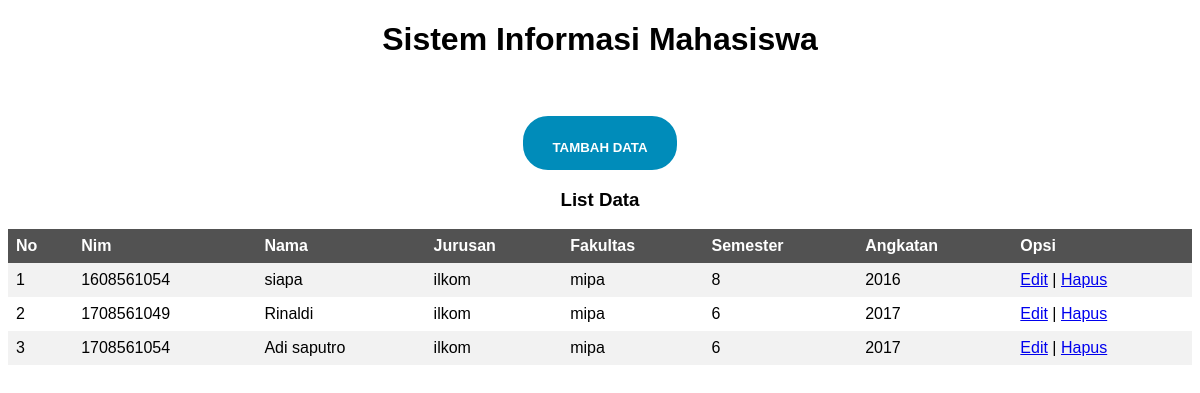
The page / on the database its author committed.
### tables this page shows
CREATE TABLE `datamahasiswa` (
  `ID` int(11) NOT NULL,
  `Nim` varchar(10) NOT NULL,
  `Nama` varchar(50) NOT NULL,
  `Jurusan` varchar(50) NOT NULL,
  `Fakultas` varchar(50) NOT NULL,
  `Semester` int(5) NOT NULL,
  `Angkatan` year(4) NOT NULL
);

### index.php (the view, shortened to what this page needs)
<!DOCTYPE html>
<html>
<head><title> Sistem Informasi Project 1</title>
	<link rel="stylesheet" type="text/css" href="style.css">
</head>
<body>
<div class="judul">
		<h1><b>Sistem Informasi Mahasiswa</b></h1>
</div>
<a class="tombol" href="input.php">
	<div class="button">
		<h5>TAMBAH DATA</h5>
	</div>
</a>
<h3>List Data</h3>
<table border="5">
<tr>
	<th>No</th>
	<th>Nim</th>
	<th>Nama</th>
	<th>Jurusan</th>
	<th>Fakultas</th>
	<th>Semester</th>
	<th>Angkatan</th>
	<th>Opsi</th>
</tr>
    <?php
    include 'koneksi.php';
    $nomor=1;
    $data = mysqli_query($koneksi,"select * from datamahasiswa order by Nim ASC");
		while($d = mysqli_fetch_array($data)){
	?>
	<tr>
		<td><?php echo $nomor++; ?></td>
		<td><?php echo $d ['Nim']; ?></td>
		<td><?php echo $d ['Nama']; ?> </td>
		<td><?php echo $d ['Jurusan']; ?></td>
		<td><?php echo $d ['Fakultas']; ?></td>
		<td><?php echo $d ['Semester'];?></td>
		<td><?php echo $d ['Angkatan'];?></td>
      <td>
      	<a href="edit.php?id=<?php echo $d['ID']; ?>">Edit</a>  |
	 <a href="hapus.php?id=<?php echo $d['ID']; ?>">Hapus</a>
     </td>
    </tr>
    <?php } ?>
</table>
</body>
</html>

### style.css (style rules this page uses)
* { font-family: Arial, Helvetica, sans-serif; text-align: center; }
table { border-collapse: collapse; width: 100%; border : none; }
th, td { border : none; text-align: left; padding: 8px; }
tr:nth-child(even) { background-color: #f2f2f2 }
th { background-color: rgb(82, 82, 82); color: white; }
.button { padding: 0; border: none; text-align: center; text-decoration: none; display: inline-block; transition-duration: 0.4s; cursor: pointer; width: 150px; height: 50px; border-radius: 25px; background-color: #008CBA; color: white; border: 2px solid #008CBA; }

### rows shown on the page
datamahasiswa: Nim "1608561054", Nama "siapa", Jurusan "ilkom", Fakultas "mipa", Semester "8", Angkatan "2016"
datamahasiswa: Nim "1708561049", Nama "Rinaldi", Jurusan "ilkom", Fakultas "mipa", Semester "6", Angkatan "2017"
datamahasiswa: Nim "1708561054", Nama "Adi saputro", Jurusan "ilkom", Fakultas "mipa", Semester "6", Angkatan "2017"
